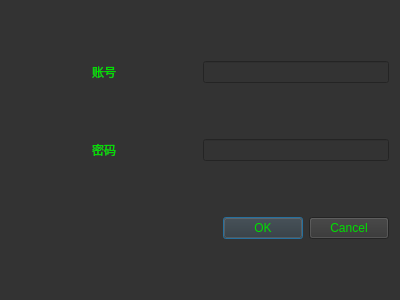
<?xml version="1.0" encoding="UTF-8"?>
<ui version="4.0">
 <class>LoginDialog</class>
 <widget class="QDialog" name="LoginDialog">
  <property name="geometry">
   <rect>
    <x>0</x>
    <y>0</y>
    <width>400</width>
    <height>300</height>
   </rect>
  </property>
  <property name="windowTitle">
   <string>Dialog</string>
  </property>
  <property name="styleSheet">
   <string notr="true">background-color:#333333;
color:#00e000</string>
  </property>
  <layout class="QGridLayout" name="gridLayout" rowstretch="0,0,0,0" columnstretch="1,1">
   <item row="1" column="1">
    <widget class="QLineEdit" name="le_account"/>
   </item>
   <item row="1" column="0">
    <widget class="QLabel" name="label">
     <property name="sizePolicy">
      <sizepolicy hsizetype="Preferred" vsizetype="Preferred">
       <horstretch>0</horstretch>
       <verstretch>0</verstretch>
      </sizepolicy>
     </property>
     <property name="text">
      <string>账号</string>
     </property>
     <property name="alignment">
      <set>Qt::AlignCenter</set>
     </property>
    </widget>
   </item>
   <item row="2" column="0">
    <widget class="QLabel" name="label_2">
     <property name="sizePolicy">
      <sizepolicy hsizetype="Preferred" vsizetype="Preferred">
       <horstretch>0</horstretch>
       <verstretch>0</verstretch>
      </sizepolicy>
     </property>
     <property name="text">
      <string>密码</string>
     </property>
     <property name="alignment">
      <set>Qt::AlignCenter</set>
     </property>
    </widget>
   </item>
   <item row="2" column="1">
    <widget class="QLineEdit" name="le_password"/>
   </item>
   <item row="3" column="1">
    <widget class="QDialogButtonBox" name="buttonBox">
     <property name="orientation">
      <enum>Qt::Horizontal</enum>
     </property>
     <property name="standardButtons">
      <set>QDialogButtonBox::Cancel|QDialogButtonBox::Ok</set>
     </property>
    </widget>
   </item>
  </layout>
 </widget>
 <resources/>
 <connections>
  <connection>
   <sender>buttonBox</sender>
   <signal>accepted()</signal>
   <receiver>LoginDialog</receiver>
   <slot>accept()</slot>
   <hints>
    <hint type="sourcelabel">
     <x>248</x>
     <y>254</y>
    </hint>
    <hint type="destinationlabel">
     <x>157</x>
     <y>274</y>
    </hint>
   </hints>
  </connection>
  <connection>
   <sender>buttonBox</sender>
   <signal>rejected()</signal>
   <receiver>LoginDialog</receiver>
   <slot>reject()</slot>
   <hints>
    <hint type="sourcelabel">
     <x>316</x>
     <y>260</y>
    </hint>
    <hint type="destinationlabel">
     <x>286</x>
     <y>274</y>
    </hint>
   </hints>
  </connection>
 </connections>
</ui>
